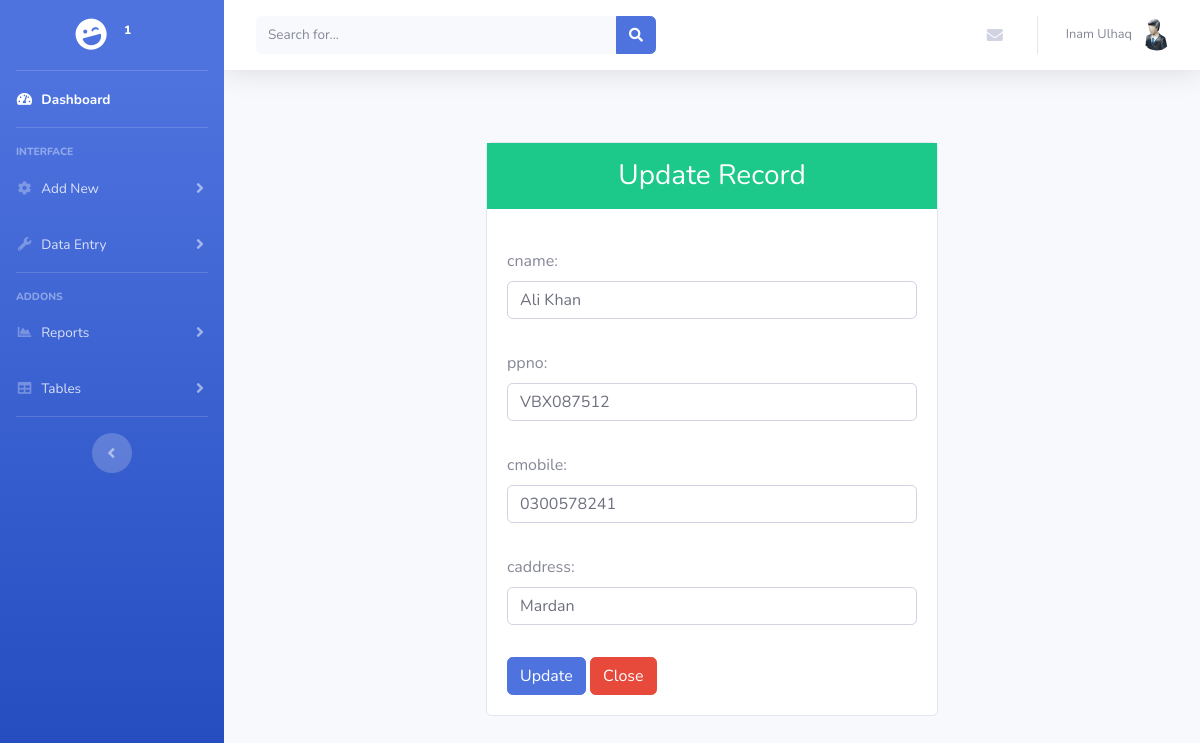
Page /cedit.php?cedit=4 (signed in) on the committed database.
### tables this page shows
CREATE TABLE `users` (
  `id` int(11) NOT NULL,
  `username` varchar(255) NOT NULL,
  `password` varchar(255) NOT NULL,
  `firstname` varchar(50) NOT NULL,
  `lastname` varchar(50) NOT NULL,
  `ucompany` varchar(30) NOT NULL,
  `role` varchar(10) NOT NULL,
  `status` int(11) NOT NULL DEFAULT '1'
);

CREATE TABLE `customer` (
  `id` int(11) NOT NULL,
  `cname` varchar(50) NOT NULL,
  `ppno` varchar(20) NOT NULL,
  `cmobile` varchar(20) NOT NULL,
  `caddress` varchar(255) NOT NULL,
  `cstatus` int(11) NOT NULL DEFAULT '1',
  `user_id` int(11) NOT NULL
);

### cedit.php (the view, shortened to what this page needs)
<?php
    require_once("header.php");
    $id = $_GET['cedit'];
    $query = " SELECT * from customer WHERE id='".$id."'";
    $result = mysqli_query($conn,$query);
    while($row=mysqli_fetch_assoc($result))
    {
            $cname = $row['cname'];
            $ppno = $row['ppno'];
            $cmobile = $row['cmobile'];
            $caddress = $row['caddress'];
    }
?>
<body class="bg-dark">
        <div class="container">
            <div class="row">
                <div class="col-lg-6 m-auto">
                    <div class="card mt-5">
                        <div class="card-title">
                            <h3 class="bg-success text-white text-center py-3">Update Record</h3>
                        </div>
                        <div class="card-body">
                            <form action="updatcustomer.php" method="POST">
                                <label>cname:</label><br />
                                <input type="text" class="form-control mb-2" name="cname" value="<?php echo $cname ?>" ><br />
                                <label>ppno:</label><br />
                                <input type="text" class="form-control mb-2" name="ppno" value="<?php echo $ppno ?>" ><br />
                                <label>cmobile:</label><br />
                                <input type="text" class="form-control mb-2" name="cmobile" value="<?php echo $cmobile ?>" ><br />
                                <label>caddress:</label><br />
                                <input type="text" class="form-control mb-2" name="caddress" value="<?php echo $caddress ?>"><br />
                                <button type="submit" class="btn btn-primary" name="cupdate">Update</button>
                                <button type="close" class="btn btn-danger" name="close">Close</button>
                            </form>
                        </div>
                    </div>
                </div>
            </div>
        </div>
</body>

### header.php (shortened to what this page needs)
<?php include ('db.php');
$user_id=$_SESSION['id'];
?>
<?php
      $sql = "SELECT * FROM users WHERE id=$user_id";
             if ($result = mysqli_query($conn,$sql)){
                  $row = mysqli_fetch_array($result);
                  $id=$row['id'];
                  $firstname=$row['firstname'];
                  $lastname=$row['lastname'];
                  $ucompany=$row['ucompany'];
            }?>
<!DOCTYPE html>
<html lang="en">
<head>
  <link href="vendor/fontawesome-free/css/all.min.css" rel="stylesheet" type="text/css">
  <link href="css/sb-admin-2.min.css" rel="stylesheet">
  <link href="style.css" rel="stylesheet">
  <link rel="stylesheet" href="https://cdn.datatables.net/1.10.21/css/jquery.dataTables.min.css" />
</head>
<body id="page-top">
  <div id="wrapper">
    <ul class="navbar-nav bg-gradient-primary sidebar sidebar-dark accordion" id="accordionSidebar">
      <a class="sidebar-brand d-flex align-items-center justify-content-center" href="index.php">
        <div class="sidebar-brand-icon rotate-n-15">
          <i class="fas fa-laugh-wink"></i>
        </div>
        <div class="sidebar-brand-text mx-3"><?php echo $ucompany; ?><sup><?php echo $id; ?></sup></div>
      </a>
      <hr class="sidebar-divider my-0">
      <li class="nav-item active">
        <a class="nav-link" href="index.php">
          <i class="fas fa-fw fa-tachometer-alt"></i>
          <span>Dashboard</span></a>
      </li>
      <hr class="sidebar-divider">
      <div class="sidebar-heading">
        Interface
      </div>
      <li class="nav-item">
        <a class="nav-link collapsed" href="#" data-toggle="collapse" data-target="#collapseTwo" aria-expanded="true" aria-controls="collapseTwo">
          <i class="fas fa-fw fa-cog"></i>
          <span>Add New</span>
        </a>
      </li>
      <li class="nav-item">
        <a class="nav-link collapsed" href="#" data-toggle="collapse" data-target="#collapseUtilities" aria-expanded="true" aria-controls="collapseUtilities">
          <i class="fas fa-fw fa-wrench"></i>
          <span>Data Entry</span>
        </a>
      </li>
      <hr class="sidebar-divider">
      <div class="sidebar-heading">
        Addons
      </div>
      <li class="nav-item">
        <a class="nav-link collapsed" href="#" data-toggle="collapse" data-target="#collapsePages" aria-expanded="true" aria-controls="collapsePages">
          <i class="fas fa-fw fa-chart-area"></i>
          <span>Reports</span>
        </a>
      </li>
      <li class="nav-item">
        <a class="nav-link collapsed" href="#" data-toggle="collapse" data-target="#collapseTables" aria-expanded="true" aria-controls="collapseTables">
          <i class="fas fa-fw fa-table"></i>
          <span>Tables</span>
        </a>
      </li>
      <hr class="sidebar-divider d-none d-md-block">
      <div class="text-center d-none d-md-inline">
        <button class="rounded-circle border-0" id="sidebarToggle"></button>
      </div>
    </ul>
    <div id="content-wrapper" class="d-flex flex-column">
      <div id="content">
        <nav class="navbar navbar-expand navbar-light bg-white topbar mb-4 static-top shadow">
          <form class="d-none d-sm-inline-block form-inline mr-auto ml-md-3 my-2 my-md-0 mw-100 navbar-search">
            <div class="input-group">
              <input type="text" class="form-control bg-light border-0 small" placeholder="Search for..." aria-label="Search" aria-describedby="basic-addon2">
              <div class="input-group-append">
                <button class="btn btn-primary" type="button">
                  <i class="fas fa-search fa-sm"></i>
                </button>
              </div>
            </div>
          </form>
          <ul class="navbar-nav ml-auto">
            <li class="nav-item dropdown no-arrow mx-1">
              <a class="nav-link dropdown-toggle" href="#" id="messagesDropdown" role="button" data-toggle="dropdown" aria-haspopup="true" aria-expanded="false">
                <i class="fas fa-envelope fa-fw"></i>
              </a>
            </li>
            <li class="nav-item dropdown no-arrow">
              <a class="nav-link dropdown-toggle" href="#" id="userDropdown" role="button" data-toggle="dropdown" aria-haspopup="true" aria-expanded="false">
                <span class="mr-2 d-none d-lg-inline text-gray-600 small"><?php echo $firstname.' '.$lastname ?></span>
                <img class="img-profile rounded-circle" src="img/user.png">
              </a>
            </li>
          </ul>
        </nav>

### rows in the picture
users: id "1", firstname "Inam", lastname "Ulhaq"
customer: cname "Ali Khan", ppno "VBX087512", cmobile "0300578241", caddress "Mardan"
